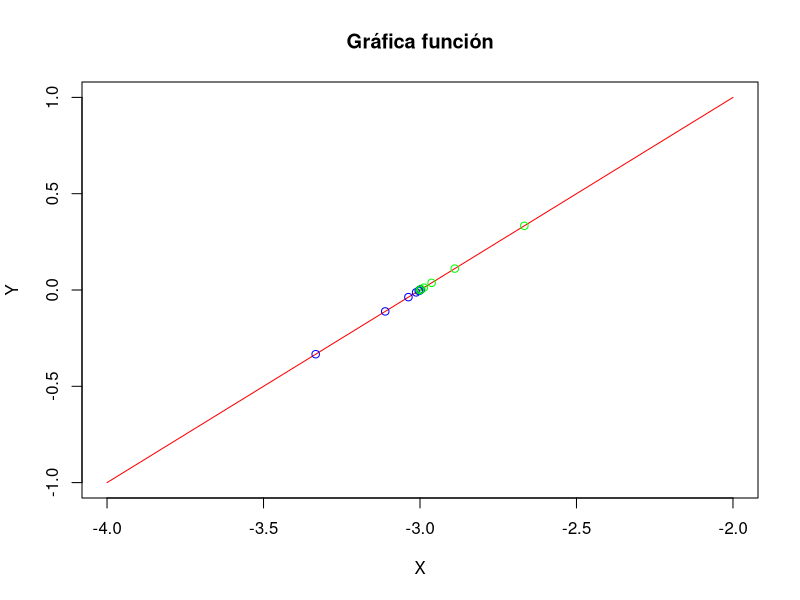

This chart was generated by the following R code:
triseccion = function (a, b, f, tol, prec){
  if (f(a)*f(b) > 0){
    print("No se puede aplicar el metodo de la triseccion.")
    cat("Razón:","f(a)=", f(a) , "y", "f(b)=", f(b), "tienen el mismo signo.\n")
  }
  else {
    plot(f, to=b, from=a, type = "l", main = "Gráfica función", xlab = "X", ylab = "Y", col = "red")
    cat("Tolerancia:", tol, "\n")
    cat("Precisión:", prec, "\n")
    xr1=((2*a)+b)/3
    xr2=(a+(2*b))/3
    while (abs(f(xr1)) >= tol || abs(f(xr2)) >= tol){
      points(x= xr1, y= f(xr1), col = "blue")
      points(x= xr2, y= f(xr2), col = "green")
      if (f(xr1)*f(a)<0)
      {
        b=xr1
      }
      else if (f(xr1)*f(xr2)<0)
      {
        a=xr1
        b=xr2
      }
      else if (f(xr2)*f(b)<0)
      {
        a=xr2
      }
      
      xr1=((2*a)+b)/3
      xr2=(a+(2*b))/3
    }
    
    if (abs(f(xr1)) <= tol){
      cat("Error:", abs(0-f(xr1)))
      return(round(xr1, prec))
    }
    if (abs(f(xr2)) <= tol){
      cat("Error:", abs(0-f(xr2)))
      return(round(xr2, prec))
    }
  }
}

F = function(x) return (x+3)
a = -4
b = -2
tol = 1e-8
prec = 5
resultado = triseccion (a, b, F, tol, prec)
resultado
